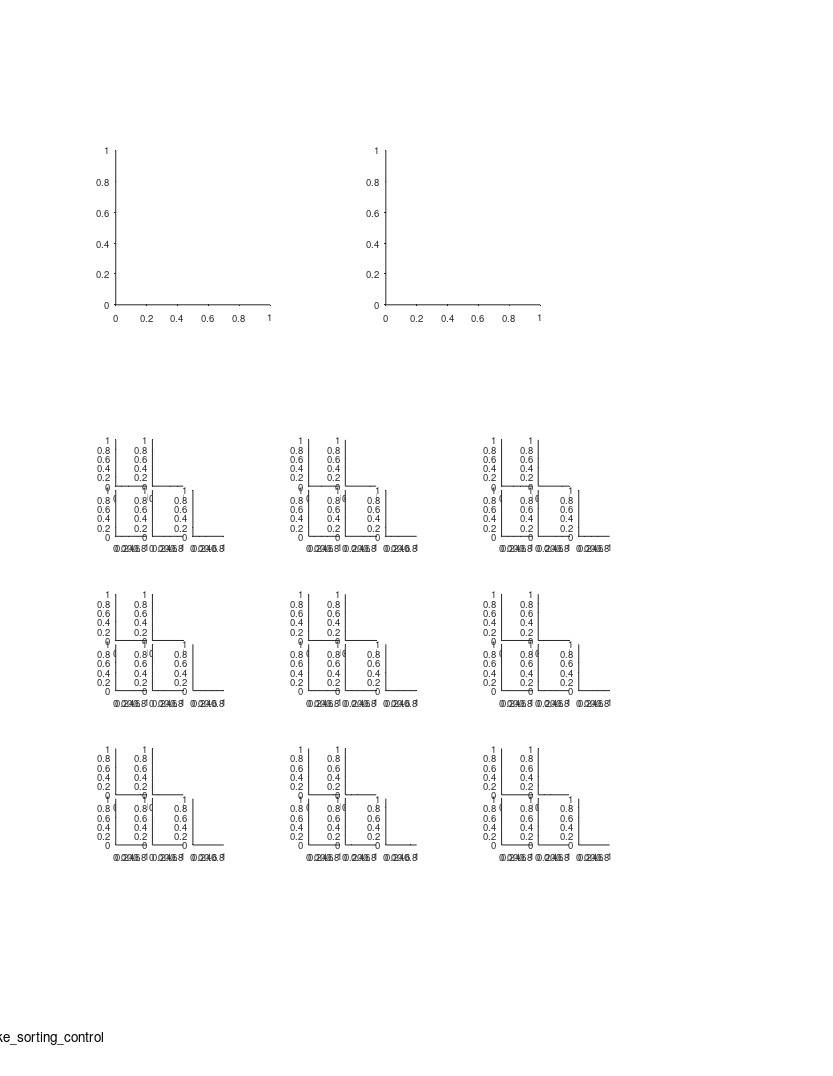

This figure's MATLAB source: (Note: this script raises an error after producing the figure.)
%% Large Scale - fig. supp - spike sorting control

%%
clear 
clc

%% define output files
res_dir = 'L:\paper_figures';
mkdir(res_dir)
fig_name_str = 'fig_S5_spike_sorting_control';
fig_caption_str = 'Spike sorting control';
log_name_str = [fig_name_str '_log_file' '.txt'];
log_name_str = strrep(log_name_str , ':', '-');
log_name_str = strrep(log_name_str , ' ', '_');
log_name_out = fullfile(res_dir, log_name_str);

%% open log file
diary off
diary(log_name_out)
diary on
disp('Log file');
disp(['created: ', datestr(clock)]);
disp('======================================================');
disp([fig_name_str ':' fig_caption_str]);
disp('======================================================');
disp('');

%% create figure
% =========================================================================
% figure_size_cm = [21.0 29.7]; % ~A4
figure_size_cm = [21.6 27.9]; % ~US letter
figure ;
% Some WYSIWYG options:
set(gcf,'DefaultAxesFontSize',7);
set(gcf,'DefaultAxesFontName','helvetica');
set(gcf,'DefaultAxesUnits','centimeters');
set(gcf,'PaperType','usletter')
% set(gcf,'PaperType','<custom>');
set(gcf,'PaperUnits','centimeters','PaperPosition',[0 0 figure_size_cm]);
set(gcf,'PaperOrientation','portrait');
set(gcf,'Units','centimeters','Position',get(gcf,'paperPosition')+[0 0 0 0]); % position on screen...
set(gcf, 'Renderer', 'painters');
set(groot, 'defaultAxesTickDir', 'out');
set(groot,  'defaultAxesTickDirMode', 'manual');
annotation('textbox', [0.5 1 0 0], 'String',fig_name_str, 'HorizontalAlignment','center','Interpreter','none', 'FitBoxToText','on');
pause(0.2); % workaround to solve matlab automatically changing the axes positions...

% create panels
panel_A = axes('position', [3  20 4 4]);
panel_B = axes('position', [10 20 4 4]);
panel_C = [];
panle_C_size = [0.8 1.2];
% ch_offsets_x = [0:4].*0.95;
% ch_offsets_x(end) = ch_offsets_x(end-1);
ch_offsets_x = [0 0.95 0 0.95 2];
ch_offsets_y = [1.3 1.3 0 0 0];
for ii=1:3
    for jj=1:3
        for ch=1:4+1
            pos_x = 3 + (ii-1)*5 + ch_offsets_x(ch);
            pos_y = 6 + (jj-1)*4 + ch_offsets_y(ch);
            panel_C(ii,jj,ch) = axes('position', [pos_x pos_y panle_C_size]);
%             text(0.5,0.5,"ch"+ch)
%             plot( squeeze(wvfs(:,1,:)) )
%             set(gca,'Visible','off');
        end
    end
end
panel_C = flipdim(panel_C,2);
panel_C = reshape(panel_C,[9 5]);


%% load population data
% get list of significant cells (at least in one direction)
% ---------------------------------------------------------
prm = PARAMS_GetAll();
cells_t = DS_get_cells_summary();
% choose bats
bats = [79,148,34,9861,2289];
cells_t(~ismember(cells_t.bat, bats ),:) = [];
% choose good clusters from CA1
cells = cellfun(@(c)(cell_load_data(c,'details')), cells_t.cell_ID, 'UniformOutput',0);
cells = [cells{:}];
cells = [cells.details];
cells(~contains({cells.brain_area}, 'CA1')) = [];
cells(~ismember([cells.ClusterQuality], [2])) = [];
% choose pyramidal cells only
cells = cellfun(@(c)(cell_load_data(c,'details','stats')), {cells.cell_ID}, 'UniformOutput',0);
cells = [cells{:}];
stats = [cells.stats];
stats = [stats.all];
cells([stats.meanFR_all]>prm.inclusion.interneuron_FR_thr)=[];
% choose only signif cells (in any direction)
cells_details = [cells.details];
cells = cellfun(@(c)(cell_load_data(c,'details','signif')), {cells_details.cell_ID}, 'UniformOutput',0);
cells = [cells{:}];
signif = cat(1,cells.signif);
signif = arrayfun(@(x)(x.TF), signif);
signif = any(signif,2);
cells(~signif)=[];
cells_details = [cells.details];

% load chosen cells data
cells = cellfun(@(c)(cell_load_data(c,'details','stats','cluster_quality','signif')), {cells_details.cell_ID}, 'UniformOutput',0);
cells = [cells{:}];
CQ = [cells.cluster_quality];
stats = [cells.stats];
stats_all = [stats.all];
stats_dir = cat(1,stats.dir);

%% panel A - field size ratio vs. Isolation index
axes(panel_A);
cla
hold on
text(-0.27,1.1, 'A', 'Units','normalized','FontWeight','bold');

x = [CQ.Isolation_dis_mean];
y = [stats_all.field_ratio_LS];
plot(x, y, '.k');
xlim([0 100])
[r,pval_r]     = corr(x',y','rows','pairwise','type','Pearson');
[rho,pval_rho] = corr(x',y','rows','pairwise','type','Spearman');
text(1,1,   {sprintf('r = %.2f',r);sprintf('P = %.2f',pval_r)}, ...
        'Units','normalized','HorizontalAlignment','right','VerticalAlignment','top','FontSize',7);
% text(1,0.8, {sprintf('rho=%.2f',rho);sprintf('P=%.2f',pval_rho)}, ...
%         'Units','normalized','HorizontalAlignment','right','VerticalAlignment','top','FontSize',7);
    
xlabel('Isolation distance','Units','normalized','Position',[0.5 -0.13]);
ylabel({'Field size ratio';'largest/smallest'},'Units','normalized','Position',[-0.15 0.5]);

%% panel B - No. of fields vs. Isolation index
axes(panel_B);
cla
hold on
text(-0.27,1.1, 'B', 'Units','normalized','FontWeight','bold');

x = [CQ.Isolation_dis_mean];
x = [x;x]';
% y = [stats_all.field_num];
signif_per_dir = arrayfun(@(x)(x.TF), cat(1,cells.signif));
y = arrayfun(@(x)(x.field_num), stats_dir);
y(~signif_per_dir) = nan;

x = x(:)';
y = y(:)';

plot(x, y, '.k');
xlim([0 100])
[r,pval_r]     = corr(x',y','rows','pairwise','type','Pearson');
[rho,pval_rho] = corr(x',y','rows','pairwise','type','Spearman');
text(1,1,   {sprintf('r = %.2f',r);sprintf('P = %.2f',pval_r)}, ...
        'Units','normalized','HorizontalAlignment','right','VerticalAlignment','top','FontSize',7);
% text(1,0.8, {sprintf('rho=%.2f',rho);sprintf('P=%.2f',pval_rho)}, ...
%         'Units','normalized','HorizontalAlignment','right','VerticalAlignment','top','FontSize',7);
    
xlabel('Isolation distance','Units','normalized','Position',[0.5 -0.13]);
ylabel({'No. of fields per direction'},'Units','normalized','Position',[-0.15 0.5]);


%% panel C - examples: waveforms of spikes from different fields
cell_examples = {
433;  56;  51;
609; 419; 477;
 57; 628; 337;
};

loggerType_2_fs = containers.Map(...
    {'SpikeLog-16';'MiniBatLog-16'},...
    [29296.875      31250]            );

for ii_cell = 1:length(cell_examples)
    %% load cell data
    cell_ID = cell_examples{ii_cell};
    cell = cell_load_data(cell_ID,'details','fields','stats','spikes','cluster_quality');
    exp = exp_load_data(cell.details.exp_ID,'details');
    c = prm.graphics.colors.flight_directions;
    
    %% arrange spikes data by fields
    fields = cell.fields;
    fields_all = [];
    for ii_dir = 1:2
        if isempty(fields{ii_dir})
            continue
        end
        fields_to_add = fields{ii_dir};
        fields_all = [fields_all fields_to_add];
    end
    fields_all([fields_all.in_low_speed_area]) = [];
    fields = fields_all;
    
    [~,maxch] = max(max(mean(cell.spikes.waveforms,3),[],1));
    % add spikes waveforms for field struct
    for ii_field = 1:length(fields)
        field = fields(ii_field);
        IX = ismember(cell.spikes.ts,field.spikes_ts);
        fields(ii_field).spikes_wvfs = cell.spikes.waveforms(:,:,IX);
        fields(ii_field).spikes_wvfs_avg = mean(cell.spikes.waveforms(:,:,IX),3);
        fields(ii_field).spikes_wvfs_avg_max = mean(cell.spikes.waveforms(:,maxch,IX),3);
    end

    %% plot waveforms per field (4 channles)
    wvfs = cat(3,fields.spikes_wvfs_avg);
    fs = loggerType_2_fs(exp.details.NeuralLoggerType);
    dt = 1/fs;
    t = (0:31).*dt;
    t = t*1e3; % convert to ms
    xlimits = [0 1];
    m1 = min(wvfs,[],'all');
    m2 = max(wvfs,[],'all');
    ylimits = [m1 m2];
    for ch=1:4
        axes(panel_C(ii_cell,ch));
        cla
        plot(t, squeeze(wvfs(:,ch,:)) )
        set(gca,'Visible','off');
        xlim(xlimits)
        ylim(ylimits)
    end
    
    % scale bars
    axes(panel_C(ii_cell,5));
    cla
    hold on
    
    scale_ms = 1;
    scale_uV = 100;
    if scale_uV > ylimits(2)
        error('largest channel amplitude is smaller than the chosen scale bar!')
    end
    plot([0 1]*scale_ms,[0 0], 'k-', 'LineWidth', 1.5);
    plot([1 1]*scale_ms,[0 scale_uV], 'k-', 'LineWidth', 1.5);
    text(0.5*scale_ms,  -0.18*range(ylimits),  sprintf('%dms',scale_ms),      'HorizontalAlignment','center', 'VerticalAlignment','middle', 'FontSize', 8);
    text(1.1*scale_ms,  0.5*scale_uV,         sprintf('%d  {\\mu}V',scale_uV), 'HorizontalAlignment','left', 'VerticalAlignment','middle', 'FontSize', 8);
    set(gca,'Visible','off');
    xlim(xlimits)
    ylim(ylimits)
    
    axes(panel_C(ii_cell,1));
    text(0.1,1.8, sprintf('Cell %d',ii_cell),...
            'Units','normalized','HorizontalAlignment','left','FontSize',8);
    text(0.1,1.5, sprintf('Isolation distance = %.3g', cell.cluster_quality.Isolation_dis_mean),...
        'Units','normalized','HorizontalAlignment','left','FontSize',8);
	text(0.1,1.2, sprintf('N fields = %d', size(wvfs,3) ),...
            'Units','normalized','HorizontalAlignment','left','FontSize',8);
end
axes(panel_C(1,2));
text(-2.5,1.5, 'C', 'Units','normalized','FontWeight','bold');


%% print/save the figure
fig_name_out = fullfile(res_dir, fig_name_str);
print(gcf, fig_name_out, '-dpdf', '-cmyk', '-painters');
% print(gcf, fig_name_out, '-dtiff', '-cmyk', '-painters');
% saveas(gcf , fig_name_out, 'fig');
disp('figure was successfully saved to pdf/tiff/fig formats');
